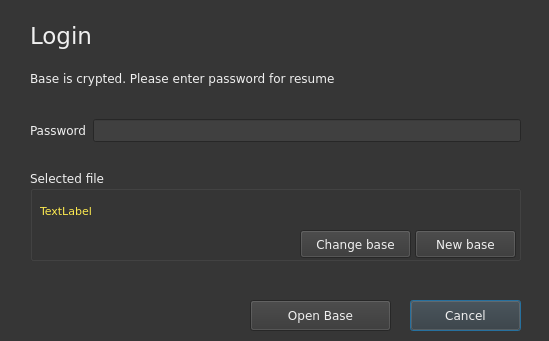
<?xml version="1.0" encoding="UTF-8"?>
<ui version="4.0">
 <class>Setup</class>
 <widget class="QDialog" name="Setup">
  <property name="geometry">
   <rect>
    <x>0</x>
    <y>0</y>
    <width>549</width>
    <height>341</height>
   </rect>
  </property>
  <property name="palette">
   <palette>
    <active>
     <colorrole role="WindowText">
      <brush brushstyle="SolidPattern">
       <color alpha="255">
        <red>240</red>
        <green>240</green>
        <blue>240</blue>
       </color>
      </brush>
     </colorrole>
     <colorrole role="Button">
      <brush brushstyle="SolidPattern">
       <color alpha="255">
        <red>54</red>
        <green>54</green>
        <blue>54</blue>
       </color>
      </brush>
     </colorrole>
     <colorrole role="Light">
      <brush brushstyle="SolidPattern">
       <color alpha="255">
        <red>81</red>
        <green>81</green>
        <blue>81</blue>
       </color>
      </brush>
     </colorrole>
     <colorrole role="Midlight">
      <brush brushstyle="SolidPattern">
       <color alpha="255">
        <red>67</red>
        <green>67</green>
        <blue>67</blue>
       </color>
      </brush>
     </colorrole>
     <colorrole role="Dark">
      <brush brushstyle="SolidPattern">
       <color alpha="255">
        <red>27</red>
        <green>27</green>
        <blue>27</blue>
       </color>
      </brush>
     </colorrole>
     <colorrole role="Mid">
      <brush brushstyle="SolidPattern">
       <color alpha="255">
        <red>36</red>
        <green>36</green>
        <blue>36</blue>
       </color>
      </brush>
     </colorrole>
     <colorrole role="Text">
      <brush brushstyle="SolidPattern">
       <color alpha="255">
        <red>240</red>
        <green>240</green>
        <blue>240</blue>
       </color>
      </brush>
     </colorrole>
     <colorrole role="BrightText">
      <brush brushstyle="SolidPattern">
       <color alpha="255">
        <red>255</red>
        <green>255</green>
        <blue>255</blue>
       </color>
      </brush>
     </colorrole>
     <colorrole role="ButtonText">
      <brush brushstyle="SolidPattern">
       <color alpha="255">
        <red>240</red>
        <green>240</green>
        <blue>240</blue>
       </color>
      </brush>
     </colorrole>
     <colorrole role="Base">
      <brush brushstyle="SolidPattern">
       <color alpha="255">
        <red>64</red>
        <green>64</green>
        <blue>64</blue>
       </color>
      </brush>
     </colorrole>
     <colorrole role="Window">
      <brush brushstyle="SolidPattern">
       <color alpha="255">
        <red>54</red>
        <green>54</green>
        <blue>54</blue>
       </color>
      </brush>
     </colorrole>
     <colorrole role="Shadow">
      <brush brushstyle="SolidPattern">
       <color alpha="255">
        <red>0</red>
        <green>0</green>
        <blue>0</blue>
       </color>
      </brush>
     </colorrole>
     <colorrole role="AlternateBase">
      <brush brushstyle="SolidPattern">
       <color alpha="255">
        <red>27</red>
        <green>27</green>
        <blue>27</blue>
       </color>
      </brush>
     </colorrole>
     <colorrole role="ToolTipBase">
      <brush brushstyle="SolidPattern">
       <color alpha="255">
        <red>255</red>
        <green>255</green>
        <blue>220</blue>
       </color>
      </brush>
     </colorrole>
     <colorrole role="ToolTipText">
      <brush brushstyle="SolidPattern">
       <color alpha="255">
        <red>0</red>
        <green>0</green>
        <blue>0</blue>
       </color>
      </brush>
     </colorrole>
    </active>
    <inactive>
     <colorrole role="WindowText">
      <brush brushstyle="SolidPattern">
       <color alpha="255">
        <red>240</red>
        <green>240</green>
        <blue>240</blue>
       </color>
      </brush>
     </colorrole>
     <colorrole role="Button">
      <brush brushstyle="SolidPattern">
       <color alpha="255">
        <red>54</red>
        <green>54</green>
        <blue>54</blue>
       </color>
      </brush>
     </colorrole>
     <colorrole role="Light">
      <brush brushstyle="SolidPattern">
       <color alpha="255">
        <red>81</red>
        <green>81</green>
        <blue>81</blue>
       </color>
      </brush>
     </colorrole>
     <colorrole role="Midlight">
      <brush brushstyle="SolidPattern">
       <color alpha="255">
        <red>67</red>
        <green>67</green>
        <blue>67</blue>
       </color>
      </brush>
     </colorrole>
     <colorrole role="Dark">
      <brush brushstyle="SolidPattern">
       <color alpha="255">
        <red>27</red>
        <green>27</green>
        <blue>27</blue>
       </color>
      </brush>
     </colorrole>
     <colorrole role="Mid">
      <brush brushstyle="SolidPattern">
       <color alpha="255">
        <red>36</red>
        <green>36</green>
        <blue>36</blue>
       </color>
      </brush>
     </colorrole>
     <colorrole role="Text">
      <brush brushstyle="SolidPattern">
       <color alpha="255">
        <red>240</red>
        <green>240</green>
        <blue>240</blue>
       </color>
      </brush>
     </colorrole>
     <colorrole role="BrightText">
      <brush brushstyle="SolidPattern">
       <color alpha="255">
        <red>255</red>
        <green>255</green>
        <blue>255</blue>
       </color>
      </brush>
     </colorrole>
     <colorrole role="ButtonText">
      <brush brushstyle="SolidPattern">
       <color alpha="255">
        <red>240</red>
        <green>240</green>
        <blue>240</blue>
       </color>
      </brush>
     </colorrole>
     <colorrole role="Base">
      <brush brushstyle="SolidPattern">
       <color alpha="255">
        <red>64</red>
        <green>64</green>
        <blue>64</blue>
       </color>
      </brush>
     </colorrole>
     <colorrole role="Window">
      <brush brushstyle="SolidPattern">
       <color alpha="255">
        <red>54</red>
        <green>54</green>
        <blue>54</blue>
       </color>
      </brush>
     </colorrole>
     <colorrole role="Shadow">
      <brush brushstyle="SolidPattern">
       <color alpha="255">
        <red>0</red>
        <green>0</green>
        <blue>0</blue>
       </color>
      </brush>
     </colorrole>
     <colorrole role="AlternateBase">
      <brush brushstyle="SolidPattern">
       <color alpha="255">
        <red>27</red>
        <green>27</green>
        <blue>27</blue>
       </color>
      </brush>
     </colorrole>
     <colorrole role="ToolTipBase">
      <brush brushstyle="SolidPattern">
       <color alpha="255">
        <red>255</red>
        <green>255</green>
        <blue>220</blue>
       </color>
      </brush>
     </colorrole>
     <colorrole role="ToolTipText">
      <brush brushstyle="SolidPattern">
       <color alpha="255">
        <red>0</red>
        <green>0</green>
        <blue>0</blue>
       </color>
      </brush>
     </colorrole>
    </inactive>
    <disabled>
     <colorrole role="WindowText">
      <brush brushstyle="SolidPattern">
       <color alpha="255">
        <red>27</red>
        <green>27</green>
        <blue>27</blue>
       </color>
      </brush>
     </colorrole>
     <colorrole role="Button">
      <brush brushstyle="SolidPattern">
       <color alpha="255">
        <red>54</red>
        <green>54</green>
        <blue>54</blue>
       </color>
      </brush>
     </colorrole>
     <colorrole role="Light">
      <brush brushstyle="SolidPattern">
       <color alpha="255">
        <red>81</red>
        <green>81</green>
        <blue>81</blue>
       </color>
      </brush>
     </colorrole>
     <colorrole role="Midlight">
      <brush brushstyle="SolidPattern">
       <color alpha="255">
        <red>67</red>
        <green>67</green>
        <blue>67</blue>
       </color>
      </brush>
     </colorrole>
     <colorrole role="Dark">
      <brush brushstyle="SolidPattern">
       <color alpha="255">
        <red>27</red>
        <green>27</green>
        <blue>27</blue>
       </color>
      </brush>
     </colorrole>
     <colorrole role="Mid">
      <brush brushstyle="SolidPattern">
       <color alpha="255">
        <red>36</red>
        <green>36</green>
        <blue>36</blue>
       </color>
      </brush>
     </colorrole>
     <colorrole role="Text">
      <brush brushstyle="SolidPattern">
       <color alpha="255">
        <red>27</red>
        <green>27</green>
        <blue>27</blue>
       </color>
      </brush>
     </colorrole>
     <colorrole role="BrightText">
      <brush brushstyle="SolidPattern">
       <color alpha="255">
        <red>255</red>
        <green>255</green>
        <blue>255</blue>
       </color>
      </brush>
     </colorrole>
     <colorrole role="ButtonText">
      <brush brushstyle="SolidPattern">
       <color alpha="255">
        <red>27</red>
        <green>27</green>
        <blue>27</blue>
       </color>
      </brush>
     </colorrole>
     <colorrole role="Base">
      <brush brushstyle="SolidPattern">
       <color alpha="255">
        <red>54</red>
        <green>54</green>
        <blue>54</blue>
       </color>
      </brush>
     </colorrole>
     <colorrole role="Window">
      <brush brushstyle="SolidPattern">
       <color alpha="255">
        <red>54</red>
        <green>54</green>
        <blue>54</blue>
       </color>
      </brush>
     </colorrole>
     <colorrole role="Shadow">
      <brush brushstyle="SolidPattern">
       <color alpha="255">
        <red>0</red>
        <green>0</green>
        <blue>0</blue>
       </color>
      </brush>
     </colorrole>
     <colorrole role="AlternateBase">
      <brush brushstyle="SolidPattern">
       <color alpha="255">
        <red>54</red>
        <green>54</green>
        <blue>54</blue>
       </color>
      </brush>
     </colorrole>
     <colorrole role="ToolTipBase">
      <brush brushstyle="SolidPattern">
       <color alpha="255">
        <red>255</red>
        <green>255</green>
        <blue>220</blue>
       </color>
      </brush>
     </colorrole>
     <colorrole role="ToolTipText">
      <brush brushstyle="SolidPattern">
       <color alpha="255">
        <red>0</red>
        <green>0</green>
        <blue>0</blue>
       </color>
      </brush>
     </colorrole>
    </disabled>
   </palette>
  </property>
  <property name="font">
   <font>
    <family>Verdana</family>
   </font>
  </property>
  <property name="windowTitle">
   <string>Login</string>
  </property>
  <property name="locale">
   <locale language="English" country="UnitedStates"/>
  </property>
  <widget class="QPushButton" name="pushButton">
   <property name="geometry">
    <rect>
     <x>410</x>
     <y>300</y>
     <width>111</width>
     <height>31</height>
    </rect>
   </property>
   <property name="text">
    <string>Cancel</string>
   </property>
  </widget>
  <widget class="QPushButton" name="pushButton_3">
   <property name="geometry">
    <rect>
     <x>250</x>
     <y>300</y>
     <width>141</width>
     <height>31</height>
    </rect>
   </property>
   <property name="text">
    <string>Open Base</string>
   </property>
  </widget>
  <widget class="QWidget" name="horizontalLayoutWidget_2">
   <property name="geometry">
    <rect>
     <x>30</x>
     <y>110</y>
     <width>491</width>
     <height>41</height>
    </rect>
   </property>
   <layout class="QHBoxLayout" name="horizontalLayout_2">
    <item>
     <widget class="QLabel" name="label_2">
      <property name="text">
       <string>Password</string>
      </property>
     </widget>
    </item>
    <item>
     <widget class="QLineEdit" name="pass">
      <property name="maxLength">
       <number>50</number>
      </property>
      <property name="echoMode">
       <enum>QLineEdit::PasswordEchoOnEdit</enum>
      </property>
     </widget>
    </item>
   </layout>
  </widget>
  <widget class="QLabel" name="label">
   <property name="geometry">
    <rect>
     <x>30</x>
     <y>20</y>
     <width>81</width>
     <height>31</height>
    </rect>
   </property>
   <property name="font">
    <font>
     <pointsize>17</pointsize>
    </font>
   </property>
   <property name="text">
    <string>Login</string>
   </property>
  </widget>
  <widget class="QLabel" name="label_3">
   <property name="geometry">
    <rect>
     <x>30</x>
     <y>70</y>
     <width>441</width>
     <height>17</height>
    </rect>
   </property>
   <property name="text">
    <string>Base is crypted. Please enter password for resume</string>
   </property>
  </widget>
  <widget class="QGroupBox" name="groupBox">
   <property name="geometry">
    <rect>
     <x>30</x>
     <y>170</y>
     <width>491</width>
     <height>91</height>
    </rect>
   </property>
   <property name="title">
    <string>Selected file</string>
   </property>
   <widget class="QPushButton" name="pushButton_2">
    <property name="geometry">
     <rect>
      <x>270</x>
      <y>60</y>
      <width>111</width>
      <height>28</height>
     </rect>
    </property>
    <property name="text">
     <string>Change base</string>
    </property>
   </widget>
   <widget class="QLabel" name="label_5">
    <property name="geometry">
     <rect>
      <x>10</x>
      <y>30</y>
      <width>471</width>
      <height>21</height>
     </rect>
    </property>
    <property name="palette">
     <palette>
      <active>
       <colorrole role="WindowText">
        <brush brushstyle="SolidPattern">
         <color alpha="255">
          <red>252</red>
          <green>233</green>
          <blue>79</blue>
         </color>
        </brush>
       </colorrole>
      </active>
      <inactive>
       <colorrole role="WindowText">
        <brush brushstyle="SolidPattern">
         <color alpha="255">
          <red>252</red>
          <green>233</green>
          <blue>79</blue>
         </color>
        </brush>
       </colorrole>
      </inactive>
      <disabled>
       <colorrole role="WindowText">
        <brush brushstyle="SolidPattern">
         <color alpha="255">
          <red>27</red>
          <green>27</green>
          <blue>27</blue>
         </color>
        </brush>
       </colorrole>
      </disabled>
     </palette>
    </property>
    <property name="font">
     <font>
      <pointsize>8</pointsize>
     </font>
    </property>
    <property name="text">
     <string>TextLabel</string>
    </property>
   </widget>
   <widget class="QPushButton" name="pushButton_4">
    <property name="geometry">
     <rect>
      <x>385</x>
      <y>60</y>
      <width>101</width>
      <height>28</height>
     </rect>
    </property>
    <property name="text">
     <string>New base</string>
    </property>
   </widget>
  </widget>
 </widget>
 <tabstops>
  <tabstop>pass</tabstop>
  <tabstop>pushButton_3</tabstop>
  <tabstop>pushButton_2</tabstop>
  <tabstop>pushButton</tabstop>
 </tabstops>
 <resources/>
 <connections/>
</ui>
